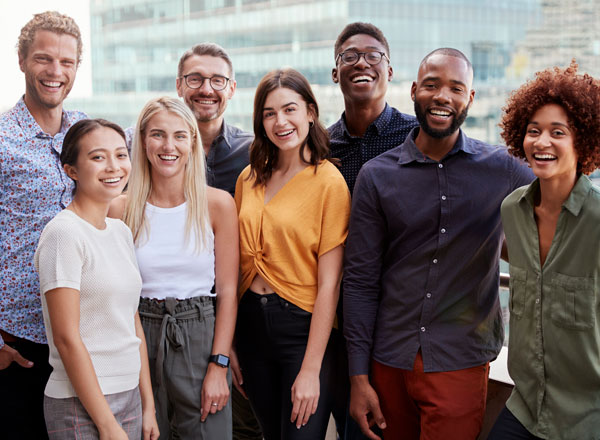
#> input picture Lab/week8/test2.jpg, 600 x 440 px
$ python image_face_detect.py
#> lines starting #> are read from the running program, lines starting #| are printed output that depends on the picture; after the words box and inside, x2 and y2 are one past the last pixel; in counts of white or black regions, pixels touching at a corner belong together
import cv2
#pixels = cv2.imread('test.jpg')
pixels = cv2.imread('test2.jpg')
#> pixels is the input picture: shape (440, 600, 3); mean B, G, R 106.4, 109.9, 126.1
classifier = cv2.CascadeClassifier('haarcascade_frontalface_default.xml')
bboxes = classifier.detectMultiScale(pixels)
#> bboxes = [[79, 132, 63, 63], [335, 35, 53, 53], [22, 37, 61, 61], [256, 88, 59, 59], [138, 112, 60, 60], [177, 56, 59, 59], [131, 66, 55, 55], [512, 106, 68, 68], [326, 9, 68, 68], [407, 63, 63, 63], [81, 327, 64, 64], [126, 196, 100, 100]]
for box in bboxes:
	x, y, width, height = box
	x1, y1 = x + width, y + height
	cv2.rectangle(pixels, (x, y), (x1, y1), (0,0,255), 1)
#> this loop made 12 passes
#> (x, y, width, height, x1, y1) on passes 1 to 12: (79, 132, 63, 63, 142, 195), (335, 35, 53, 53, 388, 88), (22, 37, 61, 61, 83, 98), (256, 88, 59, 59, 315, 147), (138, 112, 60, 60, 198, 172), (177, 56, 59, 59, 236, 115), (131, 66, 55, 55, 186, 121), (512, 106, 68, 68, 580, 174), (326, 9, 68, 68, 394, 77), (407, 63, 63, 63, 470, 126), (81, 327, 64, 64, 145, 391), (126, 196, 100, 100, 226, 296)
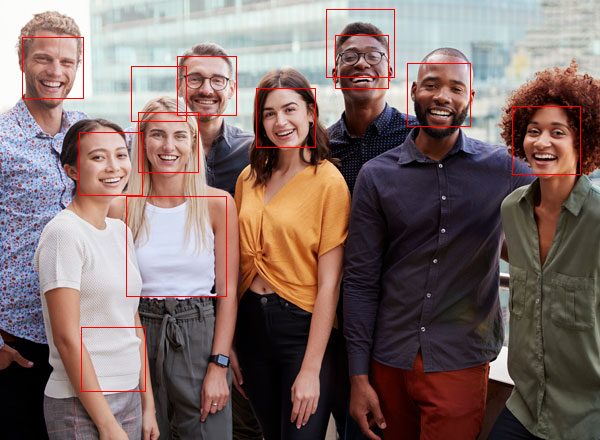
#> pixels: shape (440, 600, 3); 1.17% of pixels changed, all inside (x1, y1, x2, y2) = (22, 9, 581, 392)

cv2.imwrite('output2.jpg', pixels)
